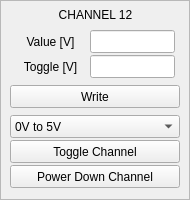
     <widget class="QFrame" name="frame_32">
      <property name="geometry">
       <rect>
        <x>230</x>
        <y>220</y>
        <width>190</width>
        <height>200</height>
       </rect>
      </property>
      <property name="frameShape">
       <enum>QFrame::StyledPanel</enum>
      </property>
      <property name="frameShadow">
       <enum>QFrame::Raised</enum>
      </property>
      <widget class="QLabel" name="label_35">
       <property name="geometry">
        <rect>
         <x>0</x>
         <y>5</y>
         <width>191</width>
         <height>20</height>
        </rect>
       </property>
       <property name="text">
        <string>CHANNEL 12</string>
       </property>
       <property name="alignment">
        <set>Qt::AlignCenter</set>
       </property>
      </widget>
      <widget class="QLineEdit" name="ledt_wr12_t1">
       <property name="geometry">
        <rect>
         <x>90</x>
         <y>55</y>
         <width>85</width>
         <height>23</height>
        </rect>
       </property>
      </widget>
      <widget class="QLabel" name="label_36">
       <property name="geometry">
        <rect>
         <x>10</x>
         <y>55</y>
         <width>81</width>
         <height>23</height>
        </rect>
       </property>
       <property name="text">
        <string>Toggle [V]</string>
       </property>
       <property name="alignment">
        <set>Qt::AlignCenter</set>
       </property>
      </widget>
      <widget class="QPushButton" name="pB_wr_up12_t">
       <property name="geometry">
        <rect>
         <x>10</x>
         <y>85</y>
         <width>170</width>
         <height>23</height>
        </rect>
       </property>
       <property name="text">
        <string>Write</string>
       </property>
      </widget>
      <widget class="QPushButton" name="pB_pd12_t">
       <property name="geometry">
        <rect>
         <x>10</x>
         <y>165</y>
         <width>170</width>
         <height>23</height>
        </rect>
       </property>
       <property name="text">
        <string>Power Down Channel</string>
       </property>
       <property name="checkable">
        <bool>false</bool>
       </property>
      </widget>
      <widget class="QLabel" name="label_37">
       <property name="geometry">
        <rect>
         <x>10</x>
         <y>30</y>
         <width>81</width>
         <height>23</height>
        </rect>
       </property>
       <property name="text">
        <string>Value [V]</string>
       </property>
       <property name="alignment">
        <set>Qt::AlignCenter</set>
       </property>
      </widget>
      <widget class="QLineEdit" name="ledt_wr12_t0">
       <property name="geometry">
        <rect>
         <x>90</x>
         <y>30</y>
         <width>85</width>
         <height>23</height>
        </rect>
       </property>
      </widget>
      <widget class="QComboBox" name="cBox_span12_t">
       <property name="geometry">
        <rect>
         <x>10</x>
         <y>115</y>
         <width>170</width>
         <height>23</height>
        </rect>
       </property>
       <property name="sizePolicy">
        <sizepolicy hsizetype="Preferred" vsizetype="Fixed">
         <horstretch>0</horstretch>
         <verstretch>0</verstretch>
        </sizepolicy>
       </property>
       <item>
        <property name="text">
         <string>0V to 5V </string>
        </property>
       </item>
       <item>
        <property name="text">
         <string>-2.5V to + 2.5V</string>
        </property>
       </item>
       <item>
        <property name="text">
         <string>-5V to +5V</string>
        </property>
       </item>
      </widget>
      <widget class="QPushButton" name="pB_toggle_s_12">
       <property name="geometry">
        <rect>
         <x>10</x>
         <y>140</y>
         <width>170</width>
         <height>23</height>
        </rect>
       </property>
       <property name="text">
        <string>Toggle Channel</string>
       </property>
       <property name="checkable">
        <bool>true</bool>
       </property>
      </widget>
     </widget>
